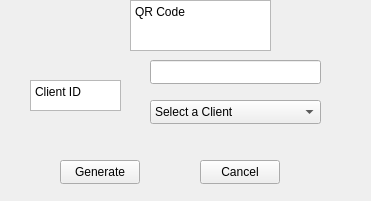
     <widget class="QFrame" name="QRCodeClient">
      <property name="geometry">
       <rect>
        <x>10</x>
        <y>10</y>
        <width>371</width>
        <height>201</height>
       </rect>
      </property>
      <property name="frameShape">
       <enum>QFrame::NoFrame</enum>
      </property>
      <widget class="QComboBox" name="QRCodeClientCombo">
       <property name="geometry">
        <rect>
         <x>150</x>
         <y>100</y>
         <width>171</width>
         <height>24</height>
        </rect>
       </property>
       <property name="placeholderText">
        <string/>
       </property>
       <item>
        <property name="text">
         <string>Select a Client</string>
        </property>
       </item>
      </widget>
      <widget class="QLineEdit" name="QRCodeClientInput">
       <property name="geometry">
        <rect>
         <x>150</x>
         <y>60</y>
         <width>171</width>
         <height>24</height>
        </rect>
       </property>
      </widget>
      <widget class="QPlainTextEdit" name="QRCodeClientTitle">
       <property name="geometry">
        <rect>
         <x>130</x>
         <y>0</y>
         <width>141</width>
         <height>51</height>
        </rect>
       </property>
       <property name="plainText">
        <string>QR Code</string>
       </property>
      </widget>
      <widget class="QPlainTextEdit" name="QRCodeClientLabel">
       <property name="geometry">
        <rect>
         <x>30</x>
         <y>80</y>
         <width>91</width>
         <height>31</height>
        </rect>
       </property>
       <property name="plainText">
        <string>Client ID</string>
       </property>
      </widget>
      <widget class="QPushButton" name="QRCodeClientGenerate">
       <property name="geometry">
        <rect>
         <x>60</x>
         <y>160</y>
         <width>80</width>
         <height>24</height>
        </rect>
       </property>
       <property name="text">
        <string>Generate</string>
       </property>
      </widget>
      <widget class="QPushButton" name="QRCodeClientCancel">
       <property name="geometry">
        <rect>
         <x>200</x>
         <y>160</y>
         <width>80</width>
         <height>24</height>
        </rect>
       </property>
       <property name="text">
        <string>Cancel</string>
       </property>
      </widget>
     </widget>
